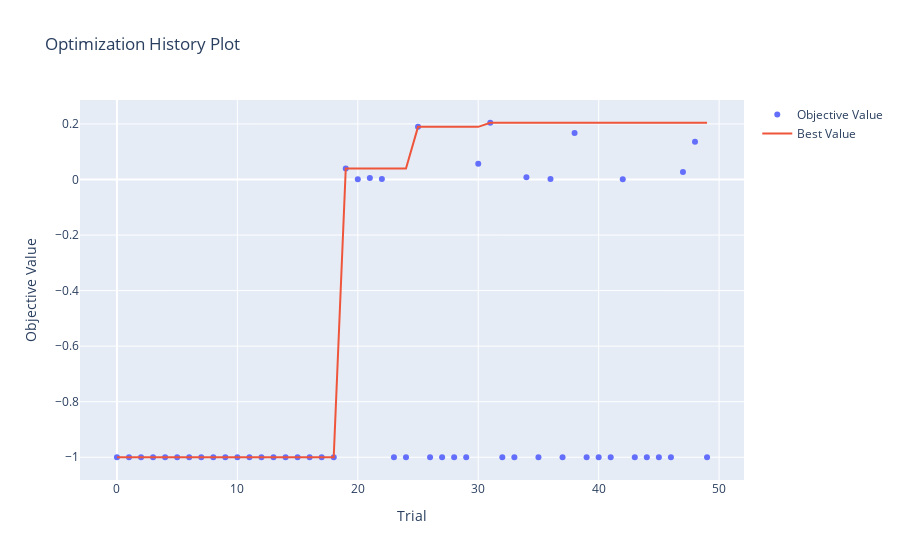
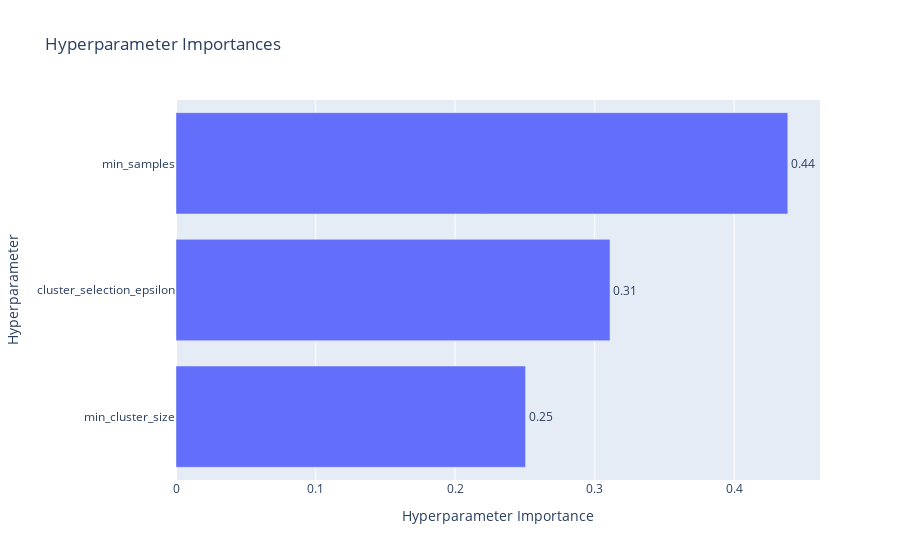
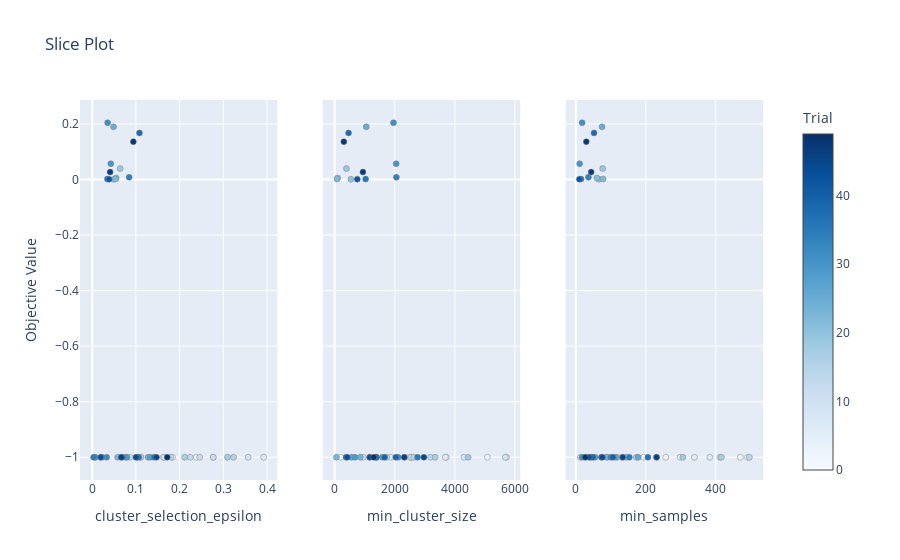

Write notebook code for charts like these, in order.
### Code cell
import plotly
from optuna.visualization import plot_optimization_history, plot_param_importances, plot_slice
plot_optimization_history(study).show()

plot_param_importances(study).show()

plot_slice(study).show()

### Figure 1 — Plotly figure (JSON) as saved in the notebook; plotly's stock layout.template omitted (floating-point values rounded to 4 significant figures)
{"data": [{"mode": "markers", "name": "Objective Value", "type": "scatter", "x": [0, 1, 2, 3, 4, 5, 6, 7, 8, 9, 10, 11, 12, 13, 14, 15, 16, 17, 18, 19, 20, 21, 22, 23, 24, 25, 26, 27, 28, 29, 30, 31, 32, 33, 34, 35, 36, 37, 38, 39, 40, 41, 42, 43, 44, 45, 46, 47, 48, 49], "y": [-1, -1, -1, -1, -1, -1, -1, -1, -1, -1, -1, -1, -1, -1, -1, -1, -1, -1, -1, 0.03944, 0.000876, 0.005501, 0.001983, -1, -1, 0.1896, -1, -1, -1, -1, 0.05682, 0.2044, -1, -1, 0.007825, -1, 0.001402, -1, 0.1678, -1, -1, -1, 0.001216, -1, -1, -1, -1, 0.02662, 0.1363, -1]}, {"mode": "lines", "name": "Best Value", "type": "scatter", "x": [0, 1, 2, 3, 4, 5, 6, 7, 8, 9, 10, 11, 12, 13, 14, 15, 16, 17, 18, 19, 20, 21, 22, 23, 24, 25, 26, 27, 28, 29, 30, 31, 32, 33, 34, 35, 36, 37, 38, 39, 40, 41, 42, 43, 44, 45, 46, 47, 48, 49], "y": [-1, -1, -1, -1, -1, -1, -1, -1, -1, -1, -1, -1, -1, -1, -1, -1, -1, -1, -1, 0.03944, 0.03944, 0.03944, 0.03944, 0.03944, 0.03944, 0.1896, 0.1896, 0.1896, 0.1896, 0.1896, 0.1896, 0.2044, 0.2044, 0.2044, 0.2044, 0.2044, 0.2044, 0.2044, 0.2044, 0.2044, 0.2044, 0.2044, 0.2044, 0.2044, 0.2044, 0.2044, 0.2044, 0.2044, 0.2044, 0.2044]}, {"marker": {"color": "#cccccc"}, "mode": "markers", "name": "Infeasible Trial", "showlegend": false, "type": "scatter", "x": [], "y": []}], "layout": {"title": {"text": "Optimization History Plot"}, "xaxis": {"title": {"text": "Trial"}}, "yaxis": {"title": {"text": "Objective Value"}}}}

### Figure 2 — Plotly figure (JSON) as saved in the notebook; plotly's stock layout.template omitted (floating-point values rounded to 4 significant figures)
{"data": [{"cliponaxis": false, "hovertemplate": ["min_cluster_size (IntDistribution): 0.25049772688684174<extra></extra>", "cluster_selection_epsilon (FloatDistribution): 0.3110518786708233<extra></extra>", "min_samples (IntDistribution): 0.438450394442335<extra></extra>"], "name": "Objective Value", "orientation": "h", "text": ["0.25", "0.31", "0.44"], "textposition": "outside", "type": "bar", "x": [0.2505, 0.3111, 0.4385], "y": ["min_cluster_size", "cluster_selection_epsilon", "min_samples"]}], "layout": {"title": {"text": "Hyperparameter Importances"}, "xaxis": {"title": {"text": "Hyperparameter Importance"}}, "yaxis": {"title": {"text": "Hyperparameter"}}}}

### Figure 3 — Plotly figure (JSON) as saved in the notebook; plotly's stock layout.template omitted (floating-point values rounded to 4 significant figures)
{"data": [{"marker": {"color": [0, 1, 2, 3, 4, 5, 6, 7, 8, 9, 10, 11, 12, 13, 14, 15, 16, 17, 18, 19, 20, 21, 22, 23, 24, 25, 26, 27, 28, 29, 30, 31, 32, 33, 34, 35, 36, 37, 38, 39, 40, 41, 42, 43, 44, 45, 46, 47, 48, 49], "colorbar": {"title": {"text": "Trial"}, "x": 1, "xpad": 40}, "colorscale": [[0, "rgb(247,251,255)"], [0.125, "rgb(222,235,247)"], [0.25, "rgb(198,219,239)"], [0.375, "rgb(158,202,225)"], [0.5, "rgb(107,174,214)"], [0.625, "rgb(66,146,198)"], [0.75, "rgb(33,113,181)"], [0.875, "rgb(8,81,156)"], [1, "rgb(8,48,107)"]], "line": {"color": "Grey", "width": 0.5}, "showscale": true}, "mode": "markers", "name": "Feasible Trial", "showlegend": false, "type": "scatter", "x": [0.1839, 0.2381, 0.006032, 0.111, 0.1626, 0.01932, 0.1652, 0.3924, 0.08651, 0.357, 0.2768, 0.2769, 0.2457, 0.2246, 0.1803, 0.3235, 0.1114, 0.2117, 0.3097, 0.06398, 0.0498, 0.05488, 0.05347, 0.0583, 0.1279, 0.04884, 0.07667, 0.02256, 0.1327, 0.0798, 0.04257, 0.03537, 0.03316, 0.006537, 0.08454, 0.003283, 0.03476, 0.1417, 0.1082, 0.1061, 0.1024, 0.06882, 0.03863, 0.01976, 0.1002, 0.1472, 0.06655, 0.041, 0.0942, 0.1716], "xaxis": "x", "y": [-1, -1, -1, -1, -1, -1, -1, -1, -1, -1, -1, -1, -1, -1, -1, -1, -1, -1, -1, 0.03944, 0.000876, 0.005501, 0.001983, -1, -1, 0.1896, -1, -1, -1, -1, 0.05682, 0.2044, -1, -1, 0.007825, -1, 0.001402, -1, 0.1678, -1, -1, -1, 0.001216, -1, -1, -1, -1, 0.02662, 0.1363, -1], "yaxis": "y"}, {"marker": {"color": [0, 1, 2, 3, 4, 5, 6, 7, 8, 9, 10, 11, 12, 13, 14, 15, 16, 17, 18, 19, 20, 21, 22, 23, 24, 25, 26, 27, 28, 29, 30, 31, 32, 33, 34, 35, 36, 37, 38, 39, 40, 41, 42, 43, 44, 45, 46, 47, 48, 49], "colorbar": {"title": {"text": "Trial"}, "x": 1, "xpad": 40}, "colorscale": [[0, "rgb(247,251,255)"], [0.125, "rgb(222,235,247)"], [0.25, "rgb(198,219,239)"], [0.375, "rgb(158,202,225)"], [0.5, "rgb(107,174,214)"], [0.625, "rgb(66,146,198)"], [0.75, "rgb(33,113,181)"], [0.875, "rgb(8,81,156)"], [1, "rgb(8,48,107)"]], "line": {"color": "Grey", "width": 0.5}, "showscale": false}, "mode": "markers", "name": "Feasible Trial", "showlegend": false, "type": "scatter", "x": [2549, 2493, 204, 5082, 5721, 3714, 3686, 1860, 4304, 5681, 946, 2322, 2549, 1369, 3191, 2634, 1730, 3345, 4443, 393, 540, 98, 81, 60, 852, 1052, 1168, 561, 1591, 678, 2048, 1958, 2113, 1387, 2055, 2760, 1031, 1398, 463, 2036, 1661, 381, 753, 418, 1168, 2970, 2318, 941, 306, 1303], "xaxis": "x2", "y": [-1, -1, -1, -1, -1, -1, -1, -1, -1, -1, -1, -1, -1, -1, -1, -1, -1, -1, -1, 0.03944, 0.000876, 0.005501, 0.001983, -1, -1, 0.1896, -1, -1, -1, -1, 0.05682, 0.2044, -1, -1, 0.007825, -1, 0.001402, -1, 0.1678, -1, -1, -1, 0.001216, -1, -1, -1, -1, 0.02662, 0.1363, -1], "yaxis": "y2"}, {"marker": {"color": [0, 1, 2, 3, 4, 5, 6, 7, 8, 9, 10, 11, 12, 13, 14, 15, 16, 17, 18, 19, 20, 21, 22, 23, 24, 25, 26, 27, 28, 29, 30, 31, 32, 33, 34, 35, 36, 37, 38, 39, 40, 41, 42, 43, 44, 45, 46, 47, 48, 49], "colorbar": {"title": {"text": "Trial"}, "x": 1, "xpad": 40}, "colorscale": [[0, "rgb(247,251,255)"], [0.125, "rgb(222,235,247)"], [0.25, "rgb(198,219,239)"], [0.375, "rgb(158,202,225)"], [0.5, "rgb(107,174,214)"], [0.625, "rgb(66,146,198)"], [0.75, "rgb(33,113,181)"], [0.875, "rgb(8,81,156)"], [1, "rgb(8,48,107)"]], "line": {"color": "Grey", "width": 0.5}, "showscale": false}, "mode": "markers", "name": "Feasible Trial", "showlegend": false, "type": "scatter", "x": [41, 491, 194, 470, 257, 298, 339, 383, 230, 412, 29, 13, 133, 118, 496, 89, 173, 416, 306, 77, 66, 60, 78, 144, 89, 75, 178, 45, 114, 55, 11, 18, 18, 100, 36, 153, 15, 206, 52, 49, 106, 73, 10, 38, 76, 134, 231, 44, 30, 27], "xaxis": "x3", "y": [-1, -1, -1, -1, -1, -1, -1, -1, -1, -1, -1, -1, -1, -1, -1, -1, -1, -1, -1, 0.03944, 0.000876, 0.005501, 0.001983, -1, -1, 0.1896, -1, -1, -1, -1, 0.05682, 0.2044, -1, -1, 0.007825, -1, 0.001402, -1, 0.1678, -1, -1, -1, 0.001216, -1, -1, -1, -1, 0.02662, 0.1363, -1], "yaxis": "y3"}], "layout": {"title": {"text": "Slice Plot"}, "xaxis": {"anchor": "y", "domain": [0, 0.2889], "title": {"text": "cluster_selection_epsilon"}}, "xaxis2": {"anchor": "y2", "domain": [0.3556, 0.6444], "title": {"text": "min_cluster_size"}}, "xaxis3": {"anchor": "y3", "domain": [0.7111, 1], "title": {"text": "min_samples"}}, "yaxis": {"anchor": "x", "domain": [0, 1], "title": {"text": "Objective Value"}}, "yaxis2": {"anchor": "x2", "domain": [0, 1], "matches": "y", "showticklabels": false}, "yaxis3": {"anchor": "x3", "domain": [0, 1], "matches": "y", "showticklabels": false}}}
